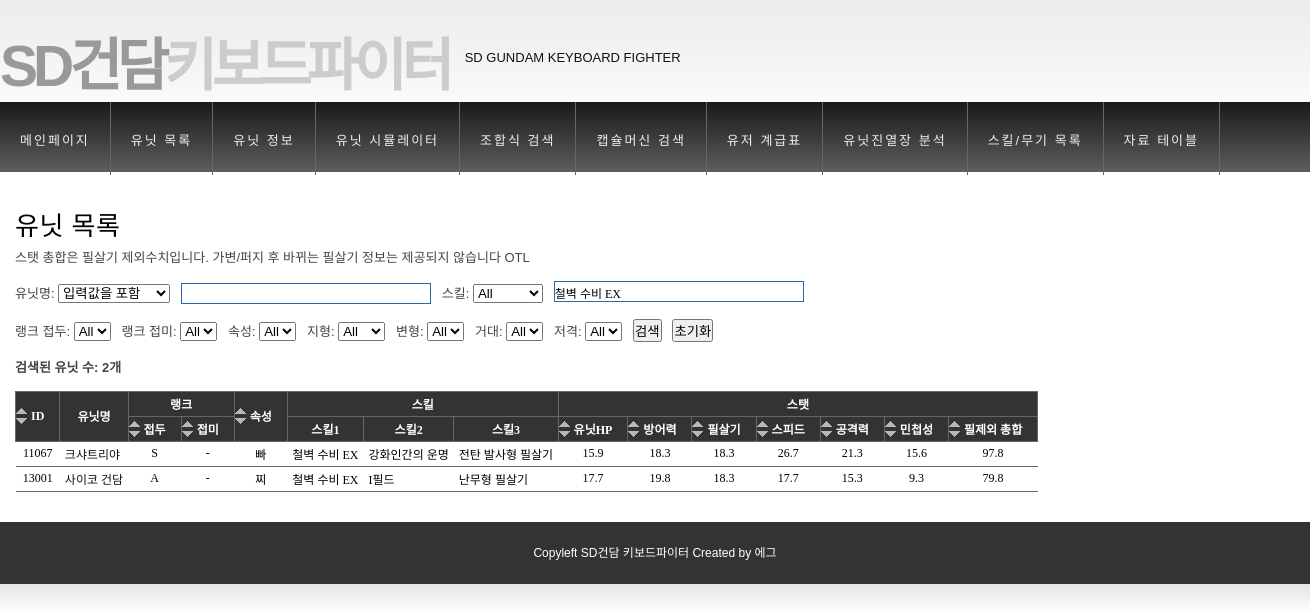
The page /unit_list.php?skillName_q=철벽+수비+EX on the database its author committed.
### tables this page shows
CREATE TABLE IF NOT EXISTS `unit` (
  `UnitID` int(11) DEFAULT NULL,
  `UnitNo` int(11) DEFAULT NULL,
  `Model` varchar(30) DEFAULT NULL,
  `RankPrefix` char(1) DEFAULT NULL,
  `RankSuffix` char(1) DEFAULT NULL,
  `Property` varchar(3) DEFAULT NULL,
  `Weapon1No` int(11) DEFAULT NULL,
  `Weapon1Name` varchar(20) DEFAULT NULL,
  `Weapon2No` int(11) DEFAULT NULL,
  `Weapon2Name` varchar(20) DEFAULT NULL,
  `Weapon3No` int(11) DEFAULT NULL,
  `Weapon3Name` varchar(20) DEFAULT NULL,
  `Weapon4No` int(11) DEFAULT NULL,
  `Weapon4Name` varchar(20) DEFAULT NULL,
  `Weapon5No` int(11) DEFAULT NULL,
  `Weapon5Name` varchar(20) DEFAULT NULL,
  `Weapon6No` int(11) DEFAULT NULL,
  `Weapon6Name` varchar(20) DEFAULT NULL,
  `Skill1Name` varchar(20) DEFAULT NULL,
  `Skill2Name` varchar(20) DEFAULT NULL,
  `Skill3Name` varchar(20) DEFAULT NULL,
  `UnitStat1` float DEFAULT NULL,
  `UnitStat2` float DEFAULT NULL,
  `UnitStat3` float DEFAULT NULL,
  `UnitStat4` float DEFAULT NULL,
  `UnitStat5` float DEFAULT NULL,
  `UnitStat6` float DEFAULT NULL,
  `Comment` text,
  `Landform` varchar(5) DEFAULT NULL,
  `Modification` varchar(3) DEFAULT NULL,
  `Repair` varchar(3) DEFAULT NULL,
  `Oversize` varchar(3) DEFAULT NULL,
  `Sniping` varchar(3) DEFAULT NULL
);

### inc/function.php (called while the page is built, shortened)
<?
function GenerateQueryCondition($arrCondition){
	$isFirstCondition=true;
	$query_condition="";
	foreach($arrCondition as $condition){
		if($isFirstCondition){
			$isFirstCondition=false;
			$query_condition=$query_condition." WHERE";
		}else{
			$query_condition=$query_condition." AND";
		}
		$query_condition=$query_condition." ".$condition;
	}
	return $query_condition;
}
?>

### unit_list.php (the view, shortened to what this page needs)
<?
include_once("header.php");
$arrCondition=array();
$model="";
$modelOption="";
$skillSlot="";
$skillName="";
if( strlen($_GET["skillName_q"])!=0 ){
	$skillName=$_GET["skillName_q"];
	if($skillSlot==""){
		$query_partial="(Skill1Name='$skillName' OR Skill2Name='$skillName' OR Skill3Name='$skillName')";
	}else{
		$query_partial="Skill".$skillSlot."Name='$skillName'";
	}
	array_push($arrCondition, $query_partial);
}
$rankPrefix="";
$rankSuffix="";
$property="";
$landform="";
$modification="";
$oversize="";
$sniping="";
$query="SELECT * FROM unit";
$query=$query.GenerateQueryCondition($arrCondition);
$query=$query." ORDER BY UnitID ASC";
$result=mysql_query($query);
?>
<h2>유닛 목록</h2>
스탯 총합은 필살기 제외수치입니다. 가변/퍼지 후 바뀌는 필살기 정보는 제공되지 않습니다 OTL<br/>
<br/>
<form id="unitCondition_form" action="unit_list.php" method="get">
	유닛명: 	<select name="modelOption_q">
		<option value="include" <?if($modelOption=="include"){echo "selected='selected'"; }?> >입력값을 포함</option>
	</select>
	<input type="text" autocomplete="off" id="model_q" name="model_q" class="inputtext suggest_common" value="<?=$model?>"/>
	&nbsp;
	스킬:	<select name="skillSlot_q">
		<option value="" <?if($skillSlot==""){echo "selected='selected'"; }?> >All</option>
	</select>
	<input type="text" autocomplete="off" id="skillName_q" name="skillName_q" class="inputtext suggest_common" value="<?=$skillName?>"/>
	<br/><br/>
	랭크 접두: <select name="rankPrefix_q">
		<option value="" <?if($rankPrefix==""){echo "selected='selected'"; }?> >All</option>
	</select>
	&nbsp;
	랭크 접미: <select name="rankSuffix_q">
		<option value="" <?if($rankSuffix==""){echo "selected='selected'"; }?> >All</option>
	</select>
	&nbsp;
	속성: <select name="property_q">
		<option value="" <?if($property==""){echo "selected='selected'"; }?> >All</option>
	</select>
	&nbsp;
	지형: <select name="landform_q">
		<option value="" <?if($landform==""){echo "selected='selected'"; }?> >All</option>
	</select>
	&nbsp;
	변형: <select name="modification_q">
		<option value="" <?if($modification==""){echo "selected='selected'"; }?> >All</option>
	</select>
	&nbsp;
	거대: <select name="oversize_q">
		<option value="" <?if($oversize==""){echo "selected='selected'"; }?> >All</option>
	</select>
	&nbsp;
	저격: <select name="sniping_q">
		<option value="" <?if($sniping==""){echo "selected='selected'"; }?> >All</option>
	</select>
	<input type="submit" value="검색" />
	<input type="button" value="초기화" onclick="location.href='unit_list.php'"/>
</form>
<br/>
<strong>검색된 유닛 수: <?=mysql_num_rows($result)?>개</strong><br/>
<br/>
<table class="example table-autosort">
<thead>
<tr>
	<th class="table-sortable:numeric" rowspan="2">ID</th>
	<th rowspan="2">유닛명</th>
	<th colspan="2">랭크</th>
	<th class="table-sortable:alphanumeric" rowspan="2">속성</th>
	<th colspan="3">스킬</th>
	<th colspan="7">스탯</th>
</tr>
<tr>
	<th class="table-sortable:alphanumeric">접두</th>
	<th class="table-sortable:alphanumeric">접미</th>
	<th>스킬1</th>
	<th>스킬2</th>
	<th>스킬3</th>
	<th class="table-sortable:numeric">유닛HP</th>
	<th class="table-sortable:numeric">방어력</th>
	<th class="table-sortable:numeric">필살기</th>
	<th class="table-sortable:numeric">스피드</th>
	<th class="table-sortable:numeric">공격력</th>
	<th class="table-sortable:numeric">민첩성</th>
	<th class="table-sortable:numeric">필제외 총합</th>
</tr>
</thead>
<tbody>
<?
while($row = mysql_fetch_array($result)){
	$property="";
	if($row['Property']=="muk"){
		$property="묵";
	}else if($row['Property']=="chi"){
		$property="찌";
	}else if($row['Property']=="ba"){
		$property="빠";
	}
	$stat_sum=$row[UnitStat1]+$row[UnitStat2]+$row[UnitStat4]+$row[UnitStat5]+$row[UnitStat6];
	echo "<tr>
		<td class='center'>$row[UnitID]</td>
		<td><a href='unit_info.php?unitID_q=$row[UnitID]'>$row[Model]</a></td>
		<td class='center'>$row[RankPrefix]</td>
		<td class='center'>$row[RankSuffix]</td>
		<td class='center'>$property</td>
		<td>$row[Skill1Name]</td>
		<td>$row[Skill2Name]</td>
		<td>$row[Skill3Name]</td>
		<td class='center'>$row[UnitStat1]</td>
		<td class='center'>$row[UnitStat2]</td>
		<td class='center'>$row[UnitStat3]</td>
		<td class='center'>$row[UnitStat4]</td>
		<td class='center'>$row[UnitStat5]</td>
		<td class='center'>$row[UnitStat6]</td>
		<td class='center'>$stat_sum</td>
		</tr>";
}
?>
</tbody>
</table>
<?
include_once("footer.php");
?>

### styles/styles.css (style rules this page uses)
html { width:100%; }
body { background: #fff url('../images/bodybg.jpg') repeat-x scroll top left; margin:0; padding:0; font-family: Dotum, Arial, Helvetica, sans-serif; font-size: 12px; color: #444; width:100%; }
* { margin:0; padding:0; }
table { border:0px; padding:0px; margin:0px; border-collapse: collapse; }
a:link { color: #111; text-decoration: none; }
h2 { color: #000; font-family: Dotum, Arial, Helvetica, sans-serif; font-size: 26px; letter-spacing: 0.5px; font-weight: normal; padding: 0 0 5px; margin: 0; }
.center { text-align:center; }
.inputtext { border:1px solid #2969b0; height:21px; padding-top:2px; font-size:12px; font-family:Dotum,����; }

### styles/table.css (style rules this page uses)
table.example { border-collapse:collapse; font-size:9pt; font-family:dotum; }
table.example th { background-color:#333; color:white; border:1px solid #666; padding:3px 15px 3px 15px; white-space:nowrap; }
table.example td { color:black; border-bottom: 1px solid #666; padding:3px 5px 3px 5px; white-space:nowrap; }
th.table-sortable { cursor:pointer; background-image:url("../images/sortable.gif"); background-position:center left; background-repeat:no-repeat; padding-left:12px; }
table.example tbody a:link { text-decoration:none; }

### styles/suggest.css (style rules this page uses)
.suggest_common { width:250px; }

### rows shown on the page
unit: UnitID "11067", Model "크샤트리야", RankPrefix "S", RankSuffix "-", Property "빠", Skill1Name "철벽 수비 EX", Skill2Name "강화인간의 운명", Skill3Name "전탄 발사형 필살기", UnitStat1 "15.9", UnitStat2 "18.3", UnitStat3 "18.3", UnitStat4 "26.7", UnitStat5 "21.3", UnitStat6 "15.6", stat_sum "97.8"
unit: UnitID "13001", Model "사이코 건담", RankPrefix "A", RankSuffix "-", Property "찌", Skill1Name "철벽 수비 EX", Skill2Name "I필드", Skill3Name "난무형 필살기", UnitStat1 "17.7", UnitStat2 "19.8", UnitStat3 "18.3", UnitStat4 "17.7", UnitStat5 "15.3", UnitStat6 "9.3", stat_sum "79.8"

### other values the page prints
mysql_num_rows($result) "2"
